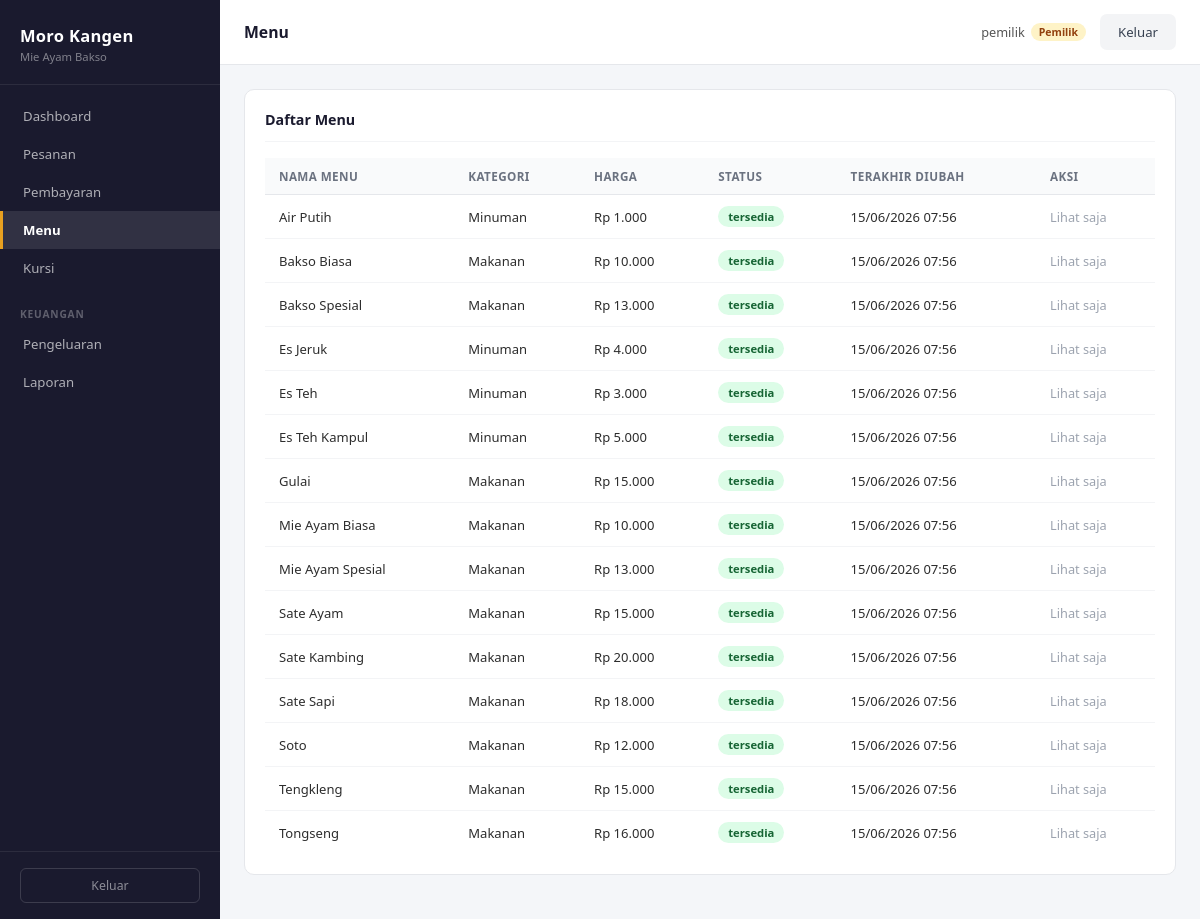
The app's page /menu/index.php (signed in) with its own data.
### tables this page shows
CREATE TABLE menu (
  id_menu     INT AUTO_INCREMENT PRIMARY KEY,
  nama_menu   VARCHAR(100)   NOT NULL,
  kategori    VARCHAR(50)    NOT NULL,
  harga       DECIMAL(10,2)  NOT NULL,
  deskripsi   TEXT,
  status_menu ENUM('tersedia','habis','nonaktif') NOT NULL DEFAULT 'tersedia',
  created_at  DATETIME NOT NULL DEFAULT CURRENT_TIMESTAMP,
  updated_at  DATETIME NOT NULL DEFAULT CURRENT_TIMESTAMP ON UPDATE CURRENT_TIMESTAMP
);

### config/session.php (called while the page is built, shortened)
<?php
function isLoggedIn() {
    return isset($_SESSION['id_user']) && isset($_SESSION['role']);
}
function isKaryawan() {
    return isLoggedIn() && $_SESSION['role'] === 'karyawan';
}

### menu/index.php (the view, shortened to what this page needs)
<?php
$db = getDB();
function h($value)
{
    return htmlspecialchars((string) $value, ENT_QUOTES, 'UTF-8');
}
function rupiah($value)
{
    return 'Rp ' . number_format((float) $value, 0, ',', '.');
}
$menus = [];
$result = $db->query("
    SELECT *
    FROM menu
    ORDER BY nama_menu ASC
");
while ($row = $result->fetch_assoc()) {
    $menus[] = $row;
}
require_once __DIR__ . '/../includes/header.php';
?>
<div class="card">
    <div class="card-header">
        <h3 class="card-title">Daftar Menu</h3>
    </div>
    <?php if (empty($menus)): ?>
        <div class="empty-state">
            <h3>Belum ada menu</h3>
            <p>Silakan tambahkan menu terlebih dahulu.</p>
        </div>
    <?php else: ?>
        <div class="table-wrap">
            <table>
                <thead>
                <tr>
                    <th>Nama Menu</th>
                    <th>Kategori</th>
                    <th>Harga</th>
                    <th>Status</th>
                    <th>Terakhir Diubah</th>
                    <th>Aksi</th>
                </tr>
                </thead>
                <tbody>
                <?php foreach ($menus as $menu): ?>
                    <tr>
                        <td><?= h($menu['nama_menu']) ?></td>
                        <td><?= h($menu['kategori']) ?></td>
                        <td><?= rupiah($menu['harga']) ?></td>
                        <td>
                            <span class="badge badge-<?= h($menu['status_menu']) ?>">
                                <?= h($menu['status_menu']) ?>
                            </span>
                        </td>
                        <td>
                            <?= date('d/m/Y H:i', strtotime($menu['updated_at'])) ?>
                        </td>
                        <td>
                            <?php if (isKaryawan()): ?>
                                <div class="td-actions">
                                    <a
                                        href="?edit=<?= (int) $menu['id_menu'] ?>"
                                        class="btn btn-secondary btn-sm"
                                    >
                                        Edit
                                    </a>
                                    <?php if ($menu['status_menu'] === 'tersedia'): ?>
                                        <form method="POST">
                                            <input type="hidden" name="action" value="change_status">
                                            <input type="hidden" name="id_menu" value="<?= (int) $menu['id_menu'] ?>">
                                            <input type="hidden" name="status_menu" value="habis">
                                            <button type="submit" class="btn btn-secondary btn-sm">
                                                Habis
                                            </button>
                                        </form>
                                        <form method="POST">
                                            <input type="hidden" name="action" value="change_status">
                                            <input type="hidden" name="id_menu" value="<?= (int) $menu['id_menu'] ?>">
                                            <input type="hidden" name="status_menu" value="nonaktif">
                                            <button type="submit" class="btn btn-danger btn-sm">
                                                Nonaktifkan
                                            </button>
                                        </form>
                                    <?php elseif ($menu['status_menu'] === 'habis'): ?>
                                        <form method="POST">
                                            <input type="hidden" name="action" value="change_status">
                                            <input type="hidden" name="id_menu" value="<?= (int) $menu['id_menu'] ?>">
                                            <input type="hidden" name="status_menu" value="tersedia">
                                            <button type="submit" class="btn btn-success btn-sm">
                                                Tersedia
                                            </button>
                                        </form>
                                        <form method="POST">
                                            <input type="hidden" name="action" value="change_status">
                                            <input type="hidden" name="id_menu" value="<?= (int) $menu['id_menu'] ?>">
                                            <input type="hidden" name="status_menu" value="nonaktif">
                                            <button type="submit" class="btn btn-danger btn-sm">
                                                Nonaktifkan
                                            </button>
                                        </form>
                                    <?php else: ?>
                                        <form method="POST">
                                            <input type="hidden" name="action" value="change_status">
                                            <input type="hidden" name="id_menu" value="<?= (int) $menu['id_menu'] ?>">
                                            <input type="hidden" name="status_menu" value="tersedia">
                                            <button type="submit" class="btn btn-success btn-sm">
                                                Aktifkan
                                            </button>
                                        </form>
                                    <?php endif; ?>
                                </div>
                            <?php else: ?>
                                <span class="text-muted">
                                    Lihat saja
                                </span>
                            <?php endif; ?>
                        </td>
                    </tr>
                <?php endforeach; ?>
                </tbody>
            </table>
        </div>
    <?php endif; ?>
</div>
<?php require_once __DIR__ . '/../includes/footer.php'; ?>

### assets/css/style.css (style rules this page uses)
*, *::before, *::after { box-sizing: border-box; margin: 0; padding: 0; }
html { font-size: 15px; scroll-behavior: smooth; }
body { font-family: 'Segoe UI', Arial, sans-serif; background: #f4f6f9; color: #2d2d2d; min-height: 100vh; }
.card { background: #fff; border-radius: 10px; border: 1px solid #e5e7eb; padding: 20px; margin-bottom: 20px; }
.card-header { display: flex; align-items: center; justify-content: space-between; margin-bottom: 16px; padding-bottom: 12px; border-bottom: 1px solid #f3f4f6; }
.card-title { font-size: 0.95rem; font-weight: 600; color: #1a1a2e; }
.table-wrap { overflow-x: auto; }
table { width: 100%; border-collapse: collapse; font-size: 0.87rem; }
thead th { background: #f9fafb; color: #6b7280; font-weight: 600; font-size: 0.78rem; text-transform: uppercase; letter-spacing: 0.4px; padding: 10px 14px; border-bottom: 1px solid #e5e7eb; text-align: left; white-space: nowrap; }
tbody td { padding: 11px 14px; border-bottom: 1px solid #f3f4f6; vertical-align: middle; }
tbody tr:last-child td { border-bottom: none; }
.badge { display: inline-block; font-size: 0.75rem; font-weight: 600; padding: 3px 10px; border-radius: 20px; white-space: nowrap; }
.badge-tersedia { background: #dcfce7; color: #166534; }
.text-muted { color: #9ca3af; font-size: 0.85rem; }

### records on screen
menu: nama_menu "Air Putih", kategori "Minuman", harga "Rp 1.000", status_menu "tersedia", updated_at "15/06/2026 07:56"
menu: nama_menu "Bakso Biasa", kategori "Makanan", harga "Rp 10.000", status_menu "tersedia", updated_at "15/06/2026 07:56"
menu: nama_menu "Bakso Spesial", kategori "Makanan", harga "Rp 13.000", status_menu "tersedia", updated_at "15/06/2026 07:56"
menu: nama_menu "Es Jeruk", kategori "Minuman", harga "Rp 4.000", status_menu "tersedia", updated_at "15/06/2026 07:56"
menu: nama_menu "Es Teh", kategori "Minuman", harga "Rp 3.000", status_menu "tersedia", updated_at "15/06/2026 07:56"
menu: nama_menu "Es Teh Kampul", kategori "Minuman", harga "Rp 5.000", status_menu "tersedia", updated_at "15/06/2026 07:56"
menu: nama_menu "Gulai", kategori "Makanan", harga "Rp 15.000", status_menu "tersedia", updated_at "15/06/2026 07:56"
menu: nama_menu "Mie Ayam Biasa", kategori "Makanan", harga "Rp 10.000", status_menu "tersedia", updated_at "15/06/2026 07:56"
menu: nama_menu "Mie Ayam Spesial", kategori "Makanan", harga "Rp 13.000", status_menu "tersedia", updated_at "15/06/2026 07:56"
menu: nama_menu "Sate Ayam", kategori "Makanan", harga "Rp 15.000", status_menu "tersedia", updated_at "15/06/2026 07:56"
menu: nama_menu "Sate Kambing", kategori "Makanan", harga "Rp 20.000", status_menu "tersedia", updated_at "15/06/2026 07:56"
menu: nama_menu "Sate Sapi", kategori "Makanan", harga "Rp 18.000", status_menu "tersedia", updated_at "15/06/2026 07:56"
menu: nama_menu "Soto", kategori "Makanan", harga "Rp 12.000", status_menu "tersedia", updated_at "15/06/2026 07:56"
menu: nama_menu "Tengkleng", kategori "Makanan", harga "Rp 15.000", status_menu "tersedia", updated_at "15/06/2026 07:56"
menu: nama_menu "Tongseng", kategori "Makanan", harga "Rp 16.000", status_menu "tersedia", updated_at "15/06/2026 07:56"

### other values on screen
$label "Dashboard Pesanan Pembayaran Menu Kursi Pengeluaran Laporan"
$pageTitle "Menu"
$user['username'] "pemilik"
